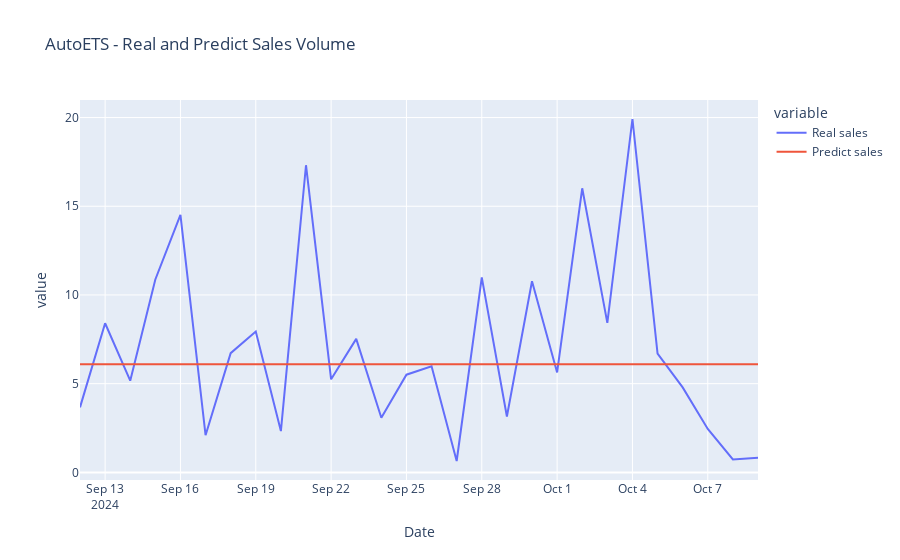

This figure's notebook cell:
### Code cell
# Reset the index and rename it to 'Date' for plotting
df_plot_mean = df_plot_mean.reset_index().rename(columns={'index': 'Date'})

# Create an interactive line plot comparing actual and predicted sales
fig = px.line(df_plot_mean, x='Date', y=['Real sales', 'Predict sales'], title='AutoETS - Real and Predict Sales Volume')
fig.show()

### Figure 1 — Plotly figure (JSON) as saved in the notebook; plotly's stock layout.template omitted (floating-point values rounded to 4 significant figures)
{"data": [{"hovertemplate": "variable=Real sales<br>Date=%{x}<br>value=%{y}<extra></extra>", "legendgroup": "Real sales", "line": {"color": "#636efa", "dash": "solid"}, "marker": {"symbol": "circle"}, "mode": "lines", "name": "Real sales", "orientation": "v", "showlegend": true, "type": "scatter", "x": ["2024-09-12T00:00:00", "2024-09-13T00:00:00", "2024-09-14T00:00:00", "2024-09-15T00:00:00", "2024-09-16T00:00:00", "2024-09-17T00:00:00", "2024-09-18T00:00:00", "2024-09-19T00:00:00", "2024-09-20T00:00:00", "2024-09-21T00:00:00", "2024-09-22T00:00:00", "2024-09-23T00:00:00", "2024-09-24T00:00:00", "2024-09-25T00:00:00", "2024-09-26T00:00:00", "2024-09-27T00:00:00", "2024-09-28T00:00:00", "2024-09-29T00:00:00", "2024-09-30T00:00:00", "2024-10-01T00:00:00", "2024-10-02T00:00:00", "2024-10-03T00:00:00", "2024-10-04T00:00:00", "2024-10-05T00:00:00", "2024-10-06T00:00:00", "2024-10-07T00:00:00", "2024-10-08T00:00:00", "2024-10-09T00:00:00"], "xaxis": "x", "y": [3.665, 8.406, 5.171, 10.87, 14.52, 2.094, 6.718, 7.935, 2.329, 17.31, 5.247, 7.524, 3.076, 5.506, 5.976, 0.6412, 10.99, 3.147, 10.77, 5.635, 16.01, 8.429, 19.92, 6.7, 4.788, 2.447, 0.7294, 0.8294], "yaxis": "y"}, {"hovertemplate": "variable=Predict sales<br>Date=%{x}<br>value=%{y}<extra></extra>", "legendgroup": "Predict sales", "line": {"color": "#EF553B", "dash": "solid"}, "marker": {"symbol": "circle"}, "mode": "lines", "name": "Predict sales", "orientation": "v", "showlegend": true, "type": "scatter", "x": ["2024-09-12T00:00:00", "2024-09-13T00:00:00", "2024-09-14T00:00:00", "2024-09-15T00:00:00", "2024-09-16T00:00:00", "2024-09-17T00:00:00", "2024-09-18T00:00:00", "2024-09-19T00:00:00", "2024-09-20T00:00:00", "2024-09-21T00:00:00", "2024-09-22T00:00:00", "2024-09-23T00:00:00", "2024-09-24T00:00:00", "2024-09-25T00:00:00", "2024-09-26T00:00:00", "2024-09-27T00:00:00", "2024-09-28T00:00:00", "2024-09-29T00:00:00", "2024-09-30T00:00:00", "2024-10-01T00:00:00", "2024-10-02T00:00:00", "2024-10-03T00:00:00", "2024-10-04T00:00:00", "2024-10-05T00:00:00", "2024-10-06T00:00:00", "2024-10-07T00:00:00", "2024-10-08T00:00:00", "2024-10-09T00:00:00"], "xaxis": "x", "y": [6.093, 6.093, 6.093, 6.093, 6.093, 6.093, 6.093, 6.093, 6.093, 6.093, 6.093, 6.093, 6.093, 6.093, 6.093, 6.093, 6.093, 6.093, 6.093, 6.093, 6.093, 6.093, 6.093, 6.093, 6.093, 6.093, 6.093, 6.093], "yaxis": "y"}], "layout": {"legend": {"title": {"text": "variable"}, "tracegroupgap": 0}, "title": {"text": "AutoETS - Real and Predict Sales Volume"}, "xaxis": {"anchor": "y", "domain": [0, 1], "title": {"text": "Date"}}, "yaxis": {"anchor": "x", "domain": [0, 1], "title": {"text": "value"}}}}
